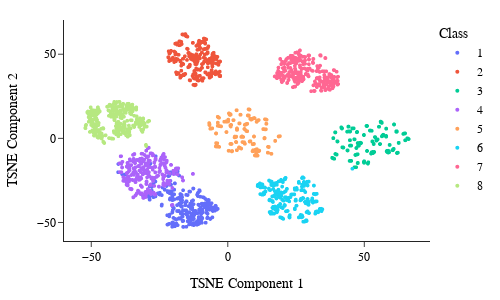

Notebook source saved alongside this figure:
### Code cell
import numpy as np
import pandas as pd
import plotly.express as px
from sklearn.decomposition import PCA
from sklearn.manifold import TSNE

def plot_with_dimensionality_reduction(model, data, method='pca'):
    # generate some sample data
    embeddings = model.embeddings.weight.detach().numpy()

    # check the method chosen by the user and apply accordingly
    if method.lower() == 'pca':
        # apply PCA to reduce the dimensionality of the data to 2D
        reduction = PCA(n_components=2)
    elif method.lower() == 'tsne':
        # apply t-SNE to reduce the dimensionality of the data to 2D
        reduction = TSNE(n_components=2)
    else:
        raise ValueError("Invalid method. Choose 'pca' or 'tsne'.")

    reduced_data = reduction.fit_transform(embeddings)

    # generate some sample class labels
    labels = data.y

    # convert the reduced data, class labels, and entity names to a pandas DataFrame for plotting
    df = pd.DataFrame({"x": reduced_data[:, 0], "y": reduced_data[:, 1], "label": labels})
    df = df.sort_values(by="label")

    # plot the data using plotly, colored by the class labels
    fig = px.scatter(df, x="x", y="y", color="label", hover_name="label")
    # Update layout for smaller margins and academic style
    fig.update_layout(
        template="simple_white",  # Simple and clean layout
        margin=dict(l=20, r=20, b=20, t=20),  # Smaller margins
        font=dict(
            family="Arial", size=12, color="black"
        ),  # Academic-style font and color
        xaxis=dict(title=f"{method.upper()} Component 1", title_font=dict(size=14)),
        yaxis=dict(title=f"{method.upper()} Component 2", title_font=dict(size=14)),
        height=300,
        width=500,
        legend=dict(
            title="Class",
            # orientation="h",
            # yanchor="bottom",
            # y=1.02,
            # xanchor="right",
            # x=1,
        ),
    )
    fig.update_traces(marker={"size": 4})
    # fig.update_layout(template='plotly_dark')
    fig.show()


plot_with_dimensionality_reduction(model, data, method='tsne')

### Figure 1 — Plotly figure (JSON) as saved in the notebook; plotly's stock layout.template omitted (floating-point values rounded to 4 significant figures; data arrays with more than 128 entries replaced by an {"elided": "..."} marker saying what was removed)
{"data": [{"hovertemplate": "<b>%{hovertext}</b><br><br>label=1<br>x=%{x}<br>y=%{y}<extra></extra>", "hovertext": {"elided": "300 str values"}, "legendgroup": "1", "marker": {"color": "#636efa", "size": 4, "symbol": "circle"}, "mode": "markers", "name": "1", "showlegend": true, "type": "scattergl", "x": {"elided": "300 float values"}, "xaxis": "x", "y": {"elided": "300 float values"}, "yaxis": "y"}, {"hovertemplate": "<b>%{hovertext}</b><br><br>label=2<br>x=%{x}<br>y=%{y}<extra></extra>", "hovertext": {"elided": "300 str values"}, "legendgroup": "2", "marker": {"color": "#EF553B", "size": 4, "symbol": "circle"}, "mode": "markers", "name": "2", "showlegend": true, "type": "scattergl", "x": {"elided": "300 float values"}, "xaxis": "x", "y": {"elided": "300 float values"}, "yaxis": "y"}, {"hovertemplate": "<b>%{hovertext}</b><br><br>label=3<br>x=%{x}<br>y=%{y}<extra></extra>", "hovertext": {"elided": "300 str values"}, "legendgroup": "3", "marker": {"color": "#00cc96", "size": 4, "symbol": "circle"}, "mode": "markers", "name": "3", "showlegend": true, "type": "scattergl", "x": {"elided": "300 float values"}, "xaxis": "x", "y": {"elided": "300 float values"}, "yaxis": "y"}, {"hovertemplate": "<b>%{hovertext}</b><br><br>label=4<br>x=%{x}<br>y=%{y}<extra></extra>", "hovertext": {"elided": "300 str values"}, "legendgroup": "4", "marker": {"color": "#ab63fa", "size": 4, "symbol": "circle"}, "mode": "markers", "name": "4", "showlegend": true, "type": "scattergl", "x": {"elided": "300 float values"}, "xaxis": "x", "y": {"elided": "300 float values"}, "yaxis": "y"}, {"hovertemplate": "<b>%{hovertext}</b><br><br>label=5<br>x=%{x}<br>y=%{y}<extra></extra>", "hovertext": {"elided": "300 str values"}, "legendgroup": "5", "marker": {"color": "#FFA15A", "size": 4, "symbol": "circle"}, "mode": "markers", "name": "5", "showlegend": true, "type": "scattergl", "x": {"elided": "300 float values"}, "xaxis": "x", "y": {"elided": "300 float values"}, "yaxis": "y"}, {"hovertemplate": "<b>%{hovertext}</b><br><br>label=6<br>x=%{x}<br>y=%{y}<extra></extra>", "hovertext": {"elided": "300 str values"}, "legendgroup": "6", "marker": {"color": "#19d3f3", "size": 4, "symbol": "circle"}, "mode": "markers", "name": "6", "showlegend": true, "type": "scattergl", "x": {"elided": "300 float values"}, "xaxis": "x", "y": {"elided": "300 float values"}, "yaxis": "y"}, {"hovertemplate": "<b>%{hovertext}</b><br><br>label=7<br>x=%{x}<br>y=%{y}<extra></extra>", "hovertext": {"elided": "300 str values"}, "legendgroup": "7", "marker": {"color": "#FF6692", "size": 4, "symbol": "circle"}, "mode": "markers", "name": "7", "showlegend": true, "type": "scattergl", "x": {"elided": "300 float values"}, "xaxis": "x", "y": {"elided": "300 float values"}, "yaxis": "y"}, {"hovertemplate": "<b>%{hovertext}</b><br><br>label=8<br>x=%{x}<br>y=%{y}<extra></extra>", "hovertext": {"elided": "300 str values"}, "legendgroup": "8", "marker": {"color": "#B6E880", "size": 4, "symbol": "circle"}, "mode": "markers", "name": "8", "showlegend": true, "type": "scattergl", "x": {"elided": "300 float values"}, "xaxis": "x", "y": {"elided": "300 float values"}, "yaxis": "y"}], "layout": {"font": {"color": "black", "family": "Arial", "size": 12}, "height": 300, "legend": {"title": {"text": "Class"}, "tracegroupgap": 0}, "margin": {"b": 20, "l": 20, "r": 20, "t": 20}, "width": 500, "xaxis": {"anchor": "y", "domain": [0, 1], "title": {"font": {"size": 14}, "text": "TSNE Component 1"}}, "yaxis": {"anchor": "x", "domain": [0, 1], "title": {"font": {"size": 14}, "text": "TSNE Component 2"}}}}
